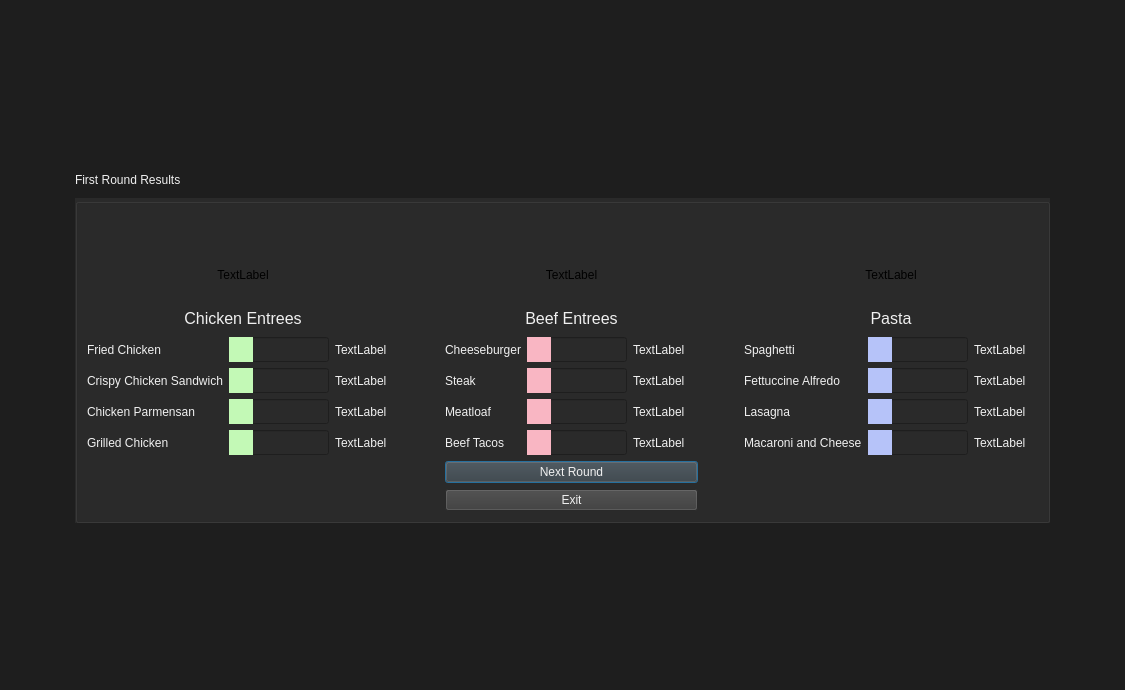
<?xml version="1.0" encoding="UTF-8"?>
<ui version="4.0">
 <class>FirstResults</class>
 <widget class="QDialog" name="FirstResults">
  <property name="geometry">
   <rect>
    <x>0</x>
    <y>0</y>
    <width>1125</width>
    <height>690</height>
   </rect>
  </property>
  <property name="windowTitle">
   <string>Dialog</string>
  </property>
  <property name="styleSheet">
   <string notr="true">background-color: rgb(30, 30, 30);</string>
  </property>
  <layout class="QGridLayout" name="gridLayout">
   <item row="0" column="1">
    <spacer name="verticalSpacer">
     <property name="orientation">
      <enum>Qt::Orientation::Vertical</enum>
     </property>
     <property name="sizeType">
      <enum>QSizePolicy::Policy::Preferred</enum>
     </property>
     <property name="sizeHint" stdset="0">
      <size>
       <width>20</width>
       <height>40</height>
      </size>
     </property>
    </spacer>
   </item>
   <item row="1" column="0">
    <spacer name="horizontalSpacer">
     <property name="orientation">
      <enum>Qt::Orientation::Horizontal</enum>
     </property>
     <property name="sizeType">
      <enum>QSizePolicy::Policy::Preferred</enum>
     </property>
     <property name="sizeHint" stdset="0">
      <size>
       <width>40</width>
       <height>20</height>
      </size>
     </property>
    </spacer>
   </item>
   <item row="1" column="1">
    <layout class="QVBoxLayout" name="verticalLayout">
     <item>
      <widget class="QLabel" name="label_2">
       <property name="minimumSize">
        <size>
         <width>975</width>
         <height>25</height>
        </size>
       </property>
       <property name="maximumSize">
        <size>
         <width>975</width>
         <height>25</height>
        </size>
       </property>
       <property name="styleSheet">
        <string notr="true">color: #f0f0f0</string>
       </property>
       <property name="text">
        <string>First Round Results</string>
       </property>
      </widget>
     </item>
     <item>
      <widget class="QGroupBox" name="groupBox">
       <property name="minimumSize">
        <size>
         <width>975</width>
         <height>325</height>
        </size>
       </property>
       <property name="maximumSize">
        <size>
         <width>975</width>
         <height>325</height>
        </size>
       </property>
       <property name="styleSheet">
        <string notr="true">background-color: rgb(42, 42, 42);</string>
       </property>
       <property name="title">
        <string/>
       </property>
       <layout class="QGridLayout" name="gridLayout_2">
        <item row="4" column="2">
         <widget class="QLabel" name="labelFried">
          <property name="styleSheet">
           <string notr="true">color: #f0f0f0</string>
          </property>
          <property name="text">
           <string>TextLabel</string>
          </property>
         </widget>
        </item>
        <item row="5" column="9">
         <widget class="QProgressBar" name="progressAlfredo">
          <property name="minimumSize">
           <size>
            <width>100</width>
            <height>25</height>
           </size>
          </property>
          <property name="maximumSize">
           <size>
            <width>100</width>
            <height>25</height>
           </size>
          </property>
          <property name="styleSheet">
           <string notr="true">QProgressBar::chunk {
	background-color: rgb(182, 195, 249);
}</string>
          </property>
          <property name="value">
           <number>24</number>
          </property>
          <property name="textVisible">
           <bool>false</bool>
          </property>
         </widget>
        </item>
        <item row="8" column="4" colspan="3">
         <widget class="QPushButton" name="pushButton">
          <property name="styleSheet">
           <string notr="true">QPushButton {
	color: #f0f0f0;
	background-color: #3a3a3a;
}
QPushButton:hover {
	background-color: 4a4a4a;
}</string>
          </property>
          <property name="text">
           <string>Next Round</string>
          </property>
         </widget>
        </item>
        <item row="7" column="9">
         <widget class="QProgressBar" name="progressMac">
          <property name="minimumSize">
           <size>
            <width>100</width>
            <height>25</height>
           </size>
          </property>
          <property name="maximumSize">
           <size>
            <width>100</width>
            <height>25</height>
           </size>
          </property>
          <property name="styleSheet">
           <string notr="true">QProgressBar::chunk {
	background-color: rgb(182, 195, 249);
}</string>
          </property>
          <property name="value">
           <number>24</number>
          </property>
          <property name="textVisible">
           <bool>false</bool>
          </property>
         </widget>
        </item>
        <item row="7" column="4">
         <widget class="QLabel" name="label_10">
          <property name="styleSheet">
           <string notr="true">color: #f0f0f0</string>
          </property>
          <property name="text">
           <string>Beef Tacos</string>
          </property>
         </widget>
        </item>
        <item row="6" column="5">
         <widget class="QProgressBar" name="progressMeatloaf">
          <property name="minimumSize">
           <size>
            <width>100</width>
            <height>25</height>
           </size>
          </property>
          <property name="maximumSize">
           <size>
            <width>100</width>
            <height>25</height>
           </size>
          </property>
          <property name="styleSheet">
           <string notr="true">QProgressBar::chunk {
	background-color: rgb(249, 182, 195);
}</string>
          </property>
          <property name="value">
           <number>24</number>
          </property>
          <property name="textVisible">
           <bool>false</bool>
          </property>
         </widget>
        </item>
        <item row="4" column="3">
         <spacer name="horizontalSpacer_3">
          <property name="orientation">
           <enum>Qt::Orientation::Horizontal</enum>
          </property>
          <property name="sizeType">
           <enum>QSizePolicy::Policy::Preferred</enum>
          </property>
          <property name="sizeHint" stdset="0">
           <size>
            <width>40</width>
            <height>20</height>
           </size>
          </property>
         </spacer>
        </item>
        <item row="7" column="10">
         <widget class="QLabel" name="labelMac">
          <property name="styleSheet">
           <string notr="true">color: #f0f0f0</string>
          </property>
          <property name="text">
           <string>TextLabel</string>
          </property>
         </widget>
        </item>
        <item row="7" column="1">
         <widget class="QProgressBar" name="progressGrilled">
          <property name="minimumSize">
           <size>
            <width>100</width>
            <height>25</height>
           </size>
          </property>
          <property name="maximumSize">
           <size>
            <width>100</width>
            <height>25</height>
           </size>
          </property>
          <property name="styleSheet">
           <string notr="true">QProgressBar::chunk {
	background-color: rgb(195, 249, 182);
}</string>
          </property>
          <property name="value">
           <number>24</number>
          </property>
          <property name="textVisible">
           <bool>false</bool>
          </property>
         </widget>
        </item>
        <item row="6" column="2">
         <widget class="QLabel" name="labelParm">
          <property name="styleSheet">
           <string notr="true">color: #f0f0f0</string>
          </property>
          <property name="text">
           <string>TextLabel</string>
          </property>
         </widget>
        </item>
        <item row="1" column="4" colspan="3">
         <widget class="QLabel" name="beefPic">
          <property name="minimumSize">
           <size>
            <width>0</width>
            <height>50</height>
           </size>
          </property>
          <property name="maximumSize">
           <size>
            <width>16777215</width>
            <height>50</height>
           </size>
          </property>
          <property name="text">
           <string>TextLabel</string>
          </property>
          <property name="alignment">
           <set>Qt::AlignmentFlag::AlignCenter</set>
          </property>
         </widget>
        </item>
        <item row="4" column="8">
         <widget class="QLabel" name="label_7">
          <property name="styleSheet">
           <string notr="true">color: #f0f0f0</string>
          </property>
          <property name="text">
           <string>Spaghetti</string>
          </property>
         </widget>
        </item>
        <item row="4" column="0">
         <widget class="QLabel" name="label">
          <property name="styleSheet">
           <string notr="true">color: #f0f0f0</string>
          </property>
          <property name="text">
           <string>Fried Chicken</string>
          </property>
         </widget>
        </item>
        <item row="0" column="0">
         <widget class="QLabel" name="labelName">
          <property name="styleSheet">
           <string notr="true">color: rgb(42, 42, 42)</string>
          </property>
          <property name="text">
           <string>TextLabel</string>
          </property>
          <property name="alignment">
           <set>Qt::AlignmentFlag::AlignCenter</set>
          </property>
         </widget>
        </item>
        <item row="7" column="6">
         <widget class="QLabel" name="labelTaco">
          <property name="styleSheet">
           <string notr="true">color: #f0f0f0</string>
          </property>
          <property name="text">
           <string>TextLabel</string>
          </property>
         </widget>
        </item>
        <item row="3" column="8" colspan="3">
         <widget class="QLabel" name="label_16">
          <property name="minimumSize">
           <size>
            <width>0</width>
            <height>25</height>
           </size>
          </property>
          <property name="maximumSize">
           <size>
            <width>16777215</width>
            <height>25</height>
           </size>
          </property>
          <property name="font">
           <font>
            <pointsize>12</pointsize>
           </font>
          </property>
          <property name="styleSheet">
           <string notr="true">color: #f0f0f0</string>
          </property>
          <property name="text">
           <string>Pasta</string>
          </property>
          <property name="alignment">
           <set>Qt::AlignmentFlag::AlignCenter</set>
          </property>
         </widget>
        </item>
        <item row="5" column="2">
         <widget class="QLabel" name="labelCrispy">
          <property name="styleSheet">
           <string notr="true">color: #f0f0f0</string>
          </property>
          <property name="text">
           <string>TextLabel</string>
          </property>
         </widget>
        </item>
        <item row="7" column="5">
         <widget class="QProgressBar" name="progressTaco">
          <property name="minimumSize">
           <size>
            <width>100</width>
            <height>25</height>
           </size>
          </property>
          <property name="maximumSize">
           <size>
            <width>100</width>
            <height>25</height>
           </size>
          </property>
          <property name="styleSheet">
           <string notr="true">QProgressBar::chunk {
	background-color: rgb(249, 182, 195);
}</string>
          </property>
          <property name="value">
           <number>24</number>
          </property>
          <property name="textVisible">
           <bool>false</bool>
          </property>
         </widget>
        </item>
        <item row="6" column="1">
         <widget class="QProgressBar" name="progressParm">
          <property name="minimumSize">
           <size>
            <width>100</width>
            <height>25</height>
           </size>
          </property>
          <property name="maximumSize">
           <size>
            <width>100</width>
            <height>25</height>
           </size>
          </property>
          <property name="styleSheet">
           <string notr="true">QProgressBar::chunk {
	background-color: rgb(195, 249, 182);
}</string>
          </property>
          <property name="value">
           <number>24</number>
          </property>
          <property name="textVisible">
           <bool>false</bool>
          </property>
         </widget>
        </item>
        <item row="6" column="6">
         <widget class="QLabel" name="labelMeatloaf">
          <property name="styleSheet">
           <string notr="true">color: #f0f0f0</string>
          </property>
          <property name="text">
           <string>TextLabel</string>
          </property>
         </widget>
        </item>
        <item row="5" column="8">
         <widget class="QLabel" name="label_11">
          <property name="styleSheet">
           <string notr="true">color: #f0f0f0</string>
          </property>
          <property name="text">
           <string>Fettuccine Alfredo</string>
          </property>
         </widget>
        </item>
        <item row="4" column="10">
         <widget class="QLabel" name="labelSpaghetti">
          <property name="styleSheet">
           <string notr="true">color: #f0f0f0</string>
          </property>
          <property name="text">
           <string>TextLabel</string>
          </property>
         </widget>
        </item>
        <item row="6" column="4">
         <widget class="QLabel" name="label_9">
          <property name="styleSheet">
           <string notr="true">color: #f0f0f0</string>
          </property>
          <property name="text">
           <string>Meatloaf</string>
          </property>
         </widget>
        </item>
        <item row="6" column="8">
         <widget class="QLabel" name="label_12">
          <property name="styleSheet">
           <string notr="true">color: #f0f0f0</string>
          </property>
          <property name="text">
           <string>Lasagna</string>
          </property>
         </widget>
        </item>
        <item row="7" column="8">
         <widget class="QLabel" name="label_13">
          <property name="styleSheet">
           <string notr="true">color: #f0f0f0</string>
          </property>
          <property name="text">
           <string>Macaroni and Cheese</string>
          </property>
         </widget>
        </item>
        <item row="3" column="0" colspan="3">
         <widget class="QLabel" name="label_14">
          <property name="minimumSize">
           <size>
            <width>0</width>
            <height>25</height>
           </size>
          </property>
          <property name="maximumSize">
           <size>
            <width>16777215</width>
            <height>25</height>
           </size>
          </property>
          <property name="font">
           <font>
            <pointsize>12</pointsize>
           </font>
          </property>
          <property name="styleSheet">
           <string notr="true">color: #f0f0f0</string>
          </property>
          <property name="text">
           <string>Chicken Entrees</string>
          </property>
          <property name="alignment">
           <set>Qt::AlignmentFlag::AlignCenter</set>
          </property>
         </widget>
        </item>
        <item row="5" column="10">
         <widget class="QLabel" name="labelAlfredo">
          <property name="styleSheet">
           <string notr="true">color: #f0f0f0</string>
          </property>
          <property name="text">
           <string>TextLabel</string>
          </property>
         </widget>
        </item>
        <item row="7" column="2">
         <widget class="QLabel" name="labelGrilled">
          <property name="styleSheet">
           <string notr="true">color: #f0f0f0</string>
          </property>
          <property name="text">
           <string>TextLabel</string>
          </property>
         </widget>
        </item>
        <item row="6" column="9">
         <widget class="QProgressBar" name="progressLasagna">
          <property name="minimumSize">
           <size>
            <width>100</width>
            <height>25</height>
           </size>
          </property>
          <property name="maximumSize">
           <size>
            <width>100</width>
            <height>25</height>
           </size>
          </property>
          <property name="styleSheet">
           <string notr="true">QProgressBar::chunk {
	background-color: rgb(182, 195, 249);
}</string>
          </property>
          <property name="value">
           <number>24</number>
          </property>
          <property name="textVisible">
           <bool>false</bool>
          </property>
         </widget>
        </item>
        <item row="4" column="5">
         <widget class="QProgressBar" name="progressBurger">
          <property name="minimumSize">
           <size>
            <width>100</width>
            <height>25</height>
           </size>
          </property>
          <property name="maximumSize">
           <size>
            <width>100</width>
            <height>25</height>
           </size>
          </property>
          <property name="styleSheet">
           <string notr="true">QProgressBar::chunk {
	background-color: rgb(249, 182, 195);
}</string>
          </property>
          <property name="value">
           <number>24</number>
          </property>
          <property name="textVisible">
           <bool>false</bool>
          </property>
         </widget>
        </item>
        <item row="4" column="9">
         <widget class="QProgressBar" name="progressSpaghetti">
          <property name="minimumSize">
           <size>
            <width>100</width>
            <height>25</height>
           </size>
          </property>
          <property name="maximumSize">
           <size>
            <width>100</width>
            <height>25</height>
           </size>
          </property>
          <property name="styleSheet">
           <string notr="true">QProgressBar::chunk {
	background-color: rgb(182, 195, 249);
}</string>
          </property>
          <property name="value">
           <number>24</number>
          </property>
          <property name="textVisible">
           <bool>false</bool>
          </property>
         </widget>
        </item>
        <item row="5" column="0">
         <widget class="QLabel" name="label_3">
          <property name="styleSheet">
           <string notr="true">color: #f0f0f0</string>
          </property>
          <property name="text">
           <string>Crispy Chicken Sandwich</string>
          </property>
         </widget>
        </item>
        <item row="5" column="5">
         <widget class="QProgressBar" name="progressSteak">
          <property name="minimumSize">
           <size>
            <width>100</width>
            <height>25</height>
           </size>
          </property>
          <property name="maximumSize">
           <size>
            <width>100</width>
            <height>25</height>
           </size>
          </property>
          <property name="styleSheet">
           <string notr="true">QProgressBar::chunk {
	background-color: rgb(249, 182, 195);
}</string>
          </property>
          <property name="value">
           <number>24</number>
          </property>
          <property name="textVisible">
           <bool>false</bool>
          </property>
         </widget>
        </item>
        <item row="3" column="4" colspan="3">
         <widget class="QLabel" name="label_15">
          <property name="minimumSize">
           <size>
            <width>0</width>
            <height>25</height>
           </size>
          </property>
          <property name="maximumSize">
           <size>
            <width>16777215</width>
            <height>25</height>
           </size>
          </property>
          <property name="font">
           <font>
            <pointsize>12</pointsize>
           </font>
          </property>
          <property name="styleSheet">
           <string notr="true">color: #f0f0f0</string>
          </property>
          <property name="text">
           <string>Beef Entrees</string>
          </property>
          <property name="alignment">
           <set>Qt::AlignmentFlag::AlignCenter</set>
          </property>
         </widget>
        </item>
        <item row="4" column="1">
         <widget class="QProgressBar" name="progressFried">
          <property name="minimumSize">
           <size>
            <width>100</width>
            <height>25</height>
           </size>
          </property>
          <property name="maximumSize">
           <size>
            <width>100</width>
            <height>25</height>
           </size>
          </property>
          <property name="styleSheet">
           <string notr="true">QProgressBar::chunk {
	background-color: rgb(195, 249, 182);
}</string>
          </property>
          <property name="value">
           <number>24</number>
          </property>
          <property name="textVisible">
           <bool>false</bool>
          </property>
         </widget>
        </item>
        <item row="7" column="0">
         <widget class="QLabel" name="label_5">
          <property name="styleSheet">
           <string notr="true">color: #f0f0f0</string>
          </property>
          <property name="text">
           <string>Grilled Chicken</string>
          </property>
         </widget>
        </item>
        <item row="4" column="4">
         <widget class="QLabel" name="label_6">
          <property name="styleSheet">
           <string notr="true">color: #f0f0f0</string>
          </property>
          <property name="text">
           <string>Cheeseburger</string>
          </property>
         </widget>
        </item>
        <item row="1" column="8" colspan="3">
         <widget class="QLabel" name="pastaPic">
          <property name="minimumSize">
           <size>
            <width>0</width>
            <height>50</height>
           </size>
          </property>
          <property name="maximumSize">
           <size>
            <width>16777215</width>
            <height>50</height>
           </size>
          </property>
          <property name="text">
           <string>TextLabel</string>
          </property>
          <property name="alignment">
           <set>Qt::AlignmentFlag::AlignCenter</set>
          </property>
         </widget>
        </item>
        <item row="6" column="10">
         <widget class="QLabel" name="labelLasagna">
          <property name="styleSheet">
           <string notr="true">color: #f0f0f0</string>
          </property>
          <property name="text">
           <string>TextLabel</string>
          </property>
         </widget>
        </item>
        <item row="5" column="6">
         <widget class="QLabel" name="labelSteak">
          <property name="styleSheet">
           <string notr="true">color: #f0f0f0</string>
          </property>
          <property name="text">
           <string>TextLabel</string>
          </property>
         </widget>
        </item>
        <item row="5" column="1">
         <widget class="QProgressBar" name="progressCrispy">
          <property name="minimumSize">
           <size>
            <width>100</width>
            <height>25</height>
           </size>
          </property>
          <property name="maximumSize">
           <size>
            <width>100</width>
            <height>25</height>
           </size>
          </property>
          <property name="styleSheet">
           <string notr="true">QProgressBar::chunk {
	background-color: rgb(195, 249, 182);
}</string>
          </property>
          <property name="value">
           <number>24</number>
          </property>
          <property name="textVisible">
           <bool>false</bool>
          </property>
         </widget>
        </item>
        <item row="4" column="6">
         <widget class="QLabel" name="labelBurger">
          <property name="styleSheet">
           <string notr="true">color: #f0f0f0</string>
          </property>
          <property name="text">
           <string>TextLabel</string>
          </property>
         </widget>
        </item>
        <item row="9" column="4" colspan="3">
         <widget class="QPushButton" name="buttonExit">
          <property name="styleSheet">
           <string notr="true">QPushButton {
	color: #f0f0f0;
	background-color: #3a3a3a;
}
QPushButton:hover {
	background-color: 4a4a4a;
}</string>
          </property>
          <property name="text">
           <string>Exit</string>
          </property>
         </widget>
        </item>
        <item row="5" column="4">
         <widget class="QLabel" name="label_8">
          <property name="styleSheet">
           <string notr="true">color: #f0f0f0</string>
          </property>
          <property name="text">
           <string>Steak</string>
          </property>
         </widget>
        </item>
        <item row="1" column="0" colspan="3">
         <widget class="QLabel" name="chickenPic">
          <property name="minimumSize">
           <size>
            <width>0</width>
            <height>50</height>
           </size>
          </property>
          <property name="maximumSize">
           <size>
            <width>16777215</width>
            <height>50</height>
           </size>
          </property>
          <property name="text">
           <string>TextLabel</string>
          </property>
          <property name="alignment">
           <set>Qt::AlignmentFlag::AlignCenter</set>
          </property>
         </widget>
        </item>
        <item row="6" column="0">
         <widget class="QLabel" name="label_4">
          <property name="styleSheet">
           <string notr="true">color: #f0f0f0</string>
          </property>
          <property name="text">
           <string>Chicken Parmensan</string>
          </property>
         </widget>
        </item>
        <item row="4" column="7">
         <spacer name="horizontalSpacer_4">
          <property name="orientation">
           <enum>Qt::Orientation::Horizontal</enum>
          </property>
          <property name="sizeType">
           <enum>QSizePolicy::Policy::Preferred</enum>
          </property>
          <property name="sizeHint" stdset="0">
           <size>
            <width>40</width>
            <height>20</height>
           </size>
          </property>
         </spacer>
        </item>
       </layout>
      </widget>
     </item>
    </layout>
   </item>
   <item row="1" column="2">
    <spacer name="horizontalSpacer_2">
     <property name="orientation">
      <enum>Qt::Orientation::Horizontal</enum>
     </property>
     <property name="sizeType">
      <enum>QSizePolicy::Policy::Preferred</enum>
     </property>
     <property name="sizeHint" stdset="0">
      <size>
       <width>40</width>
       <height>20</height>
      </size>
     </property>
    </spacer>
   </item>
   <item row="2" column="1">
    <spacer name="verticalSpacer_2">
     <property name="orientation">
      <enum>Qt::Orientation::Vertical</enum>
     </property>
     <property name="sizeType">
      <enum>QSizePolicy::Policy::Preferred</enum>
     </property>
     <property name="sizeHint" stdset="0">
      <size>
       <width>20</width>
       <height>40</height>
      </size>
     </property>
    </spacer>
   </item>
  </layout>
 </widget>
 <resources/>
 <connections/>
</ui>
